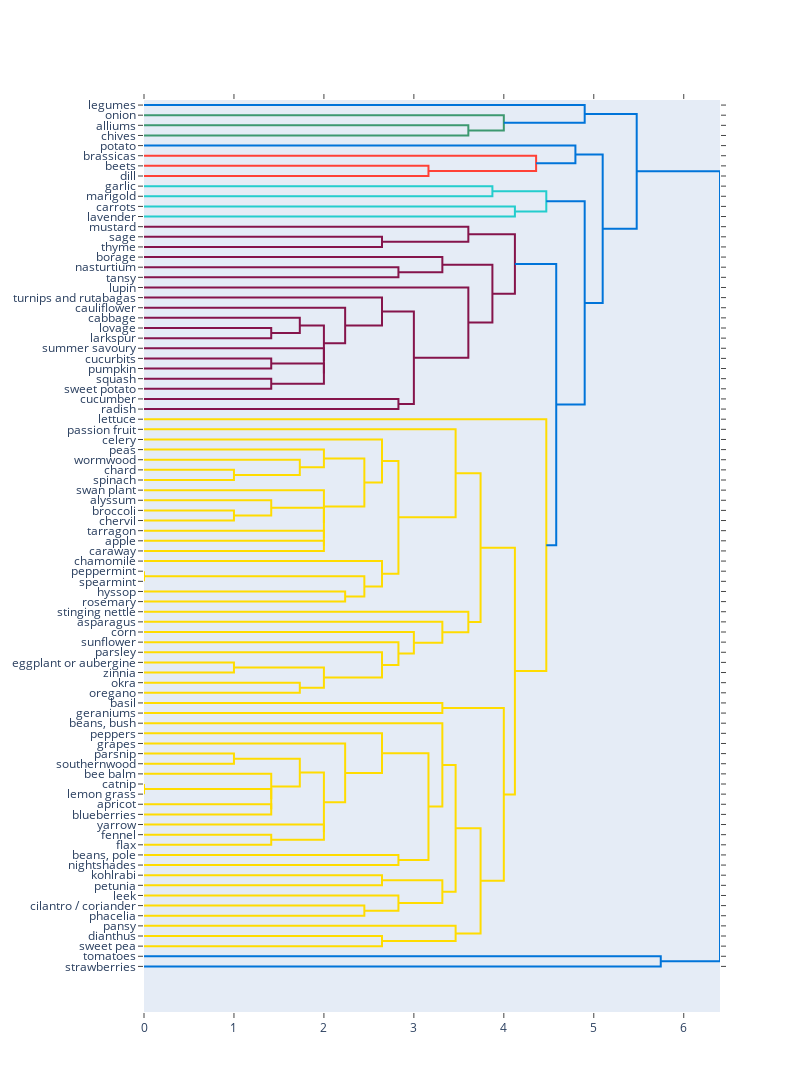

The cell this chart's notebook holds for it:
### Code cell
data = df.values
#linkage_data = linkage(df, method='ward', metric='euclidean')
names = df.index.to_list()

fig = ff.create_dendrogram(df, orientation='left', labels=names)
fig.update_layout(
    width=800, height=1300,
    #margin=dict(b=100)
    )

#fig.update_xaxes(tickvals=df.index.to_list())
fig.show()

### Figure 1 — Plotly figure (JSON) as saved in the notebook; plotly's stock layout.template omitted (floating-point values rounded to 4 significant figures)
{"data": [{"hoverinfo": "text", "marker": {"color": "rgb(61,153,112)"}, "mode": "lines", "type": "scatter", "x": [0, 3.606, 3.606, 0], "xaxis": "x", "y": [-25, -25, -35, -35], "yaxis": "y"}, {"hoverinfo": "text", "marker": {"color": "rgb(61,153,112)"}, "mode": "lines", "type": "scatter", "x": [0, 4, 4, 3.606], "xaxis": "x", "y": [-15, -15, -30, -30], "yaxis": "y"}, {"hoverinfo": "text", "marker": {"color": "rgb(0,116,217)"}, "mode": "lines", "type": "scatter", "x": [0, 4.899, 4.899, 4], "xaxis": "x", "y": [-5, -5, -22.5, -22.5], "yaxis": "y"}, {"hoverinfo": "text", "marker": {"color": "rgb(255,65,54)"}, "mode": "lines", "type": "scatter", "x": [0, 3.162, 3.162, 0], "xaxis": "x", "y": [-65, -65, -75, -75], "yaxis": "y"}, {"hoverinfo": "text", "marker": {"color": "rgb(255,65,54)"}, "mode": "lines", "type": "scatter", "x": [0, 4.359, 4.359, 3.162], "xaxis": "x", "y": [-55, -55, -70, -70], "yaxis": "y"}, {"hoverinfo": "text", "marker": {"color": "rgb(0,116,217)"}, "mode": "lines", "type": "scatter", "x": [0, 4.796, 4.796, 4.359], "xaxis": "x", "y": [-45, -45, -62.5, -62.5], "yaxis": "y"}, {"hoverinfo": "text", "marker": {"color": "rgb(35,205,205)"}, "mode": "lines", "type": "scatter", "x": [0, 3.873, 3.873, 0], "xaxis": "x", "y": [-85, -85, -95, -95], "yaxis": "y"}, {"hoverinfo": "text", "marker": {"color": "rgb(35,205,205)"}, "mode": "lines", "type": "scatter", "x": [0, 4.123, 4.123, 0], "xaxis": "x", "y": [-105, -105, -115, -115], "yaxis": "y"}, {"hoverinfo": "text", "marker": {"color": "rgb(35,205,205)"}, "mode": "lines", "type": "scatter", "x": [3.873, 4.472, 4.472, 4.123], "xaxis": "x", "y": [-90, -90, -110, -110], "yaxis": "y"}, {"hoverinfo": "text", "marker": {"color": "rgb(133,20,75)"}, "mode": "lines", "type": "scatter", "x": [0, 2.646, 2.646, 0], "xaxis": "x", "y": [-135, -135, -145, -145], "yaxis": "y"}, {"hoverinfo": "text", "marker": {"color": "rgb(133,20,75)"}, "mode": "lines", "type": "scatter", "x": [0, 3.606, 3.606, 2.646], "xaxis": "x", "y": [-125, -125, -140, -140], "yaxis": "y"}, {"hoverinfo": "text", "marker": {"color": "rgb(133,20,75)"}, "mode": "lines", "type": "scatter", "x": [0, 2.828, 2.828, 0], "xaxis": "x", "y": [-165, -165, -175, -175], "yaxis": "y"}, {"hoverinfo": "text", "marker": {"color": "rgb(133,20,75)"}, "mode": "lines", "type": "scatter", "x": [0, 3.317, 3.317, 2.828], "xaxis": "x", "y": [-155, -155, -170, -170], "yaxis": "y"}, {"hoverinfo": "text", "marker": {"color": "rgb(133,20,75)"}, "mode": "lines", "type": "scatter", "x": [0, 1.414, 1.414, 0], "xaxis": "x", "y": [-225, -225, -235, -235], "yaxis": "y"}, {"hoverinfo": "text", "marker": {"color": "rgb(133,20,75)"}, "mode": "lines", "type": "scatter", "x": [0, 1.732, 1.732, 1.414], "xaxis": "x", "y": [-215, -215, -230, -230], "yaxis": "y"}, {"hoverinfo": "text", "marker": {"color": "rgb(133,20,75)"}, "mode": "lines", "type": "scatter", "x": [0, 1.414, 1.414, 0], "xaxis": "x", "y": [-255, -255, -265, -265], "yaxis": "y"}, {"hoverinfo": "text", "marker": {"color": "rgb(133,20,75)"}, "mode": "lines", "type": "scatter", "x": [0, 1.414, 1.414, 0], "xaxis": "x", "y": [-275, -275, -285, -285], "yaxis": "y"}, {"hoverinfo": "text", "marker": {"color": "rgb(133,20,75)"}, "mode": "lines", "type": "scatter", "x": [1.414, 2, 2, 1.414], "xaxis": "x", "y": [-260, -260, -280, -280], "yaxis": "y"}, {"hoverinfo": "text", "marker": {"color": "rgb(133,20,75)"}, "mode": "lines", "type": "scatter", "x": [0, 2, 2, 2], "xaxis": "x", "y": [-245, -245, -270, -270], "yaxis": "y"}, {"hoverinfo": "text", "marker": {"color": "rgb(133,20,75)"}, "mode": "lines", "type": "scatter", "x": [1.732, 2, 2, 2], "xaxis": "x", "y": [-222.5, -222.5, -257.5, -257.5], "yaxis": "y"}, {"hoverinfo": "text", "marker": {"color": "rgb(133,20,75)"}, "mode": "lines", "type": "scatter", "x": [0, 2.236, 2.236, 2], "xaxis": "x", "y": [-205, -205, -240, -240], "yaxis": "y"}, {"hoverinfo": "text", "marker": {"color": "rgb(133,20,75)"}, "mode": "lines", "type": "scatter", "x": [0, 2.646, 2.646, 2.236], "xaxis": "x", "y": [-195, -195, -222.5, -222.5], "yaxis": "y"}, {"hoverinfo": "text", "marker": {"color": "rgb(133,20,75)"}, "mode": "lines", "type": "scatter", "x": [0, 2.828, 2.828, 0], "xaxis": "x", "y": [-295, -295, -305, -305], "yaxis": "y"}, {"hoverinfo": "text", "marker": {"color": "rgb(133,20,75)"}, "mode": "lines", "type": "scatter", "x": [2.646, 3, 3, 2.828], "xaxis": "x", "y": [-208.8, -208.8, -300, -300], "yaxis": "y"}, {"hoverinfo": "text", "marker": {"color": "rgb(133,20,75)"}, "mode": "lines", "type": "scatter", "x": [0, 3.606, 3.606, 3], "xaxis": "x", "y": [-185, -185, -254.4, -254.4], "yaxis": "y"}, {"hoverinfo": "text", "marker": {"color": "rgb(133,20,75)"}, "mode": "lines", "type": "scatter", "x": [3.317, 3.873, 3.873, 3.606], "xaxis": "x", "y": [-162.5, -162.5, -219.7, -219.7], "yaxis": "y"}, {"hoverinfo": "text", "marker": {"color": "rgb(133,20,75)"}, "mode": "lines", "type": "scatter", "x": [3.606, 4.123, 4.123, 3.873], "xaxis": "x", "y": [-132.5, -132.5, -191.1, -191.1], "yaxis": "y"}, {"hoverinfo": "text", "marker": {"color": "rgb(255,220,0)"}, "mode": "lines", "type": "scatter", "x": [0, 1, 1, 0], "xaxis": "x", "y": [-365, -365, -375, -375], "yaxis": "y"}, {"hoverinfo": "text", "marker": {"color": "rgb(255,220,0)"}, "mode": "lines", "type": "scatter", "x": [0, 1.732, 1.732, 1], "xaxis": "x", "y": [-355, -355, -370, -370], "yaxis": "y"}, {"hoverinfo": "text", "marker": {"color": "rgb(255,220,0)"}, "mode": "lines", "type": "scatter", "x": [0, 2, 2, 1.732], "xaxis": "x", "y": [-345, -345, -362.5, -362.5], "yaxis": "y"}, {"hoverinfo": "text", "marker": {"color": "rgb(255,220,0)"}, "mode": "lines", "type": "scatter", "x": [0, 1, 1, 0], "xaxis": "x", "y": [-405, -405, -415, -415], "yaxis": "y"}, {"hoverinfo": "text", "marker": {"color": "rgb(255,220,0)"}, "mode": "lines", "type": "scatter", "x": [0, 1.414, 1.414, 1], "xaxis": "x", "y": [-395, -395, -410, -410], "yaxis": "y"}, {"hoverinfo": "text", "marker": {"color": "rgb(255,220,0)"}, "mode": "lines", "type": "scatter", "x": [0, 2, 2, 0], "xaxis": "x", "y": [-435, -435, -445, -445], "yaxis": "y"}, {"hoverinfo": "text", "marker": {"color": "rgb(255,220,0)"}, "mode": "lines", "type": "scatter", "x": [0, 2, 2, 2], "xaxis": "x", "y": [-425, -425, -440, -440], "yaxis": "y"}, {"hoverinfo": "text", "marker": {"color": "rgb(255,220,0)"}, "mode": "lines", "type": "scatter", "x": [1.414, 2, 2, 2], "xaxis": "x", "y": [-402.5, -402.5, -432.5, -432.5], "yaxis": "y"}, {"hoverinfo": "text", "marker": {"color": "rgb(255,220,0)"}, "mode": "lines", "type": "scatter", "x": [0, 2, 2, 2], "xaxis": "x", "y": [-385, -385, -417.5, -417.5], "yaxis": "y"}, {"hoverinfo": "text", "marker": {"color": "rgb(255,220,0)"}, "mode": "lines", "type": "scatter", "x": [2, 2.449, 2.449, 2], "xaxis": "x", "y": [-353.8, -353.8, -401.2, -401.2], "yaxis": "y"}, {"hoverinfo": "text", "marker": {"color": "rgb(255,220,0)"}, "mode": "lines", "type": "scatter", "x": [0, 2.646, 2.646, 2.449], "xaxis": "x", "y": [-335, -335, -377.5, -377.5], "yaxis": "y"}, {"hoverinfo": "text", "marker": {"color": "rgb(255,220,0)"}, "mode": "lines", "type": "scatter", "x": [0, 0, 0, 0], "xaxis": "x", "y": [-465, -465, -475, -475], "yaxis": "y"}, {"hoverinfo": "text", "marker": {"color": "rgb(255,220,0)"}, "mode": "lines", "type": "scatter", "x": [0, 2.236, 2.236, 0], "xaxis": "x", "y": [-485, -485, -495, -495], "yaxis": "y"}, {"hoverinfo": "text", "marker": {"color": "rgb(255,220,0)"}, "mode": "lines", "type": "scatter", "x": [0, 2.449, 2.449, 2.236], "xaxis": "x", "y": [-470, -470, -490, -490], "yaxis": "y"}, {"hoverinfo": "text", "marker": {"color": "rgb(255,220,0)"}, "mode": "lines", "type": "scatter", "x": [0, 2.646, 2.646, 2.449], "xaxis": "x", "y": [-455, -455, -480, -480], "yaxis": "y"}, {"hoverinfo": "text", "marker": {"color": "rgb(255,220,0)"}, "mode": "lines", "type": "scatter", "x": [2.646, 2.828, 2.828, 2.646], "xaxis": "x", "y": [-356.2, -356.2, -467.5, -467.5], "yaxis": "y"}, {"hoverinfo": "text", "marker": {"color": "rgb(255,220,0)"}, "mode": "lines", "type": "scatter", "x": [0, 3.464, 3.464, 2.828], "xaxis": "x", "y": [-325, -325, -411.9, -411.9], "yaxis": "y"}, {"hoverinfo": "text", "marker": {"color": "rgb(255,220,0)"}, "mode": "lines", "type": "scatter", "x": [0, 1, 1, 0], "xaxis": "x", "y": [-555, -555, -565, -565], "yaxis": "y"}, {"hoverinfo": "text", "marker": {"color": "rgb(255,220,0)"}, "mode": "lines", "type": "scatter", "x": [0, 1.732, 1.732, 0], "xaxis": "x", "y": [-575, -575, -585, -585], "yaxis": "y"}, {"hoverinfo": "text", "marker": {"color": "rgb(255,220,0)"}, "mode": "lines", "type": "scatter", "x": [1, 2, 2, 1.732], "xaxis": "x", "y": [-560, -560, -580, -580], "yaxis": "y"}, {"hoverinfo": "text", "marker": {"color": "rgb(255,220,0)"}, "mode": "lines", "type": "scatter", "x": [0, 2.646, 2.646, 2], "xaxis": "x", "y": [-545, -545, -570, -570], "yaxis": "y"}, {"hoverinfo": "text", "marker": {"color": "rgb(255,220,0)"}, "mode": "lines", "type": "scatter", "x": [0, 2.828, 2.828, 2.646], "xaxis": "x", "y": [-535, -535, -557.5, -557.5], "yaxis": "y"}, {"hoverinfo": "text", "marker": {"color": "rgb(255,220,0)"}, "mode": "lines", "type": "scatter", "x": [0, 3, 3, 2.828], "xaxis": "x", "y": [-525, -525, -546.2, -546.2], "yaxis": "y"}, {"hoverinfo": "text", "marker": {"color": "rgb(255,220,0)"}, "mode": "lines", "type": "scatter", "x": [0, 3.317, 3.317, 3], "xaxis": "x", "y": [-515, -515, -535.6, -535.6], "yaxis": "y"}, {"hoverinfo": "text", "marker": {"color": "rgb(255,220,0)"}, "mode": "lines", "type": "scatter", "x": [0, 3.606, 3.606, 3.317], "xaxis": "x", "y": [-505, -505, -525.3, -525.3], "yaxis": "y"}, {"hoverinfo": "text", "marker": {"color": "rgb(255,220,0)"}, "mode": "lines", "type": "scatter", "x": [3.464, 3.742, 3.742, 3.606], "xaxis": "x", "y": [-368.4, -368.4, -515.2, -515.2], "yaxis": "y"}, {"hoverinfo": "text", "marker": {"color": "rgb(255,220,0)"}, "mode": "lines", "type": "scatter", "x": [0, 3.317, 3.317, 0], "xaxis": "x", "y": [-595, -595, -605, -605], "yaxis": "y"}, {"hoverinfo": "text", "marker": {"color": "rgb(255,220,0)"}, "mode": "lines", "type": "scatter", "x": [0, 1, 1, 0], "xaxis": "x", "y": [-645, -645, -655, -655], "yaxis": "y"}, {"hoverinfo": "text", "marker": {"color": "rgb(255,220,0)"}, "mode": "lines", "type": "scatter", "x": [0, 0, 0, 0], "xaxis": "x", "y": [-675, -675, -685, -685], "yaxis": "y"}, {"hoverinfo": "text", "marker": {"color": "rgb(255,220,0)"}, "mode": "lines", "type": "scatter", "x": [0, 1.414, 1.414, 0], "xaxis": "x", "y": [-695, -695, -705, -705], "yaxis": "y"}, {"hoverinfo": "text", "marker": {"color": "rgb(255,220,0)"}, "mode": "lines", "type": "scatter", "x": [0, 1.414, 1.414, 1.414], "xaxis": "x", "y": [-680, -680, -700, -700], "yaxis": "y"}, {"hoverinfo": "text", "marker": {"color": "rgb(255,220,0)"}, "mode": "lines", "type": "scatter", "x": [0, 1.414, 1.414, 1.414], "xaxis": "x", "y": [-665, -665, -690, -690], "yaxis": "y"}, {"hoverinfo": "text", "marker": {"color": "rgb(255,220,0)"}, "mode": "lines", "type": "scatter", "x": [1, 1.732, 1.732, 1.414], "xaxis": "x", "y": [-650, -650, -677.5, -677.5], "yaxis": "y"}, {"hoverinfo": "text", "marker": {"color": "rgb(255,220,0)"}, "mode": "lines", "type": "scatter", "x": [0, 1.414, 1.414, 0], "xaxis": "x", "y": [-725, -725, -735, -735], "yaxis": "y"}, {"hoverinfo": "text", "marker": {"color": "rgb(255,220,0)"}, "mode": "lines", "type": "scatter", "x": [0, 2, 2, 1.414], "xaxis": "x", "y": [-715, -715, -730, -730], "yaxis": "y"}, {"hoverinfo": "text", "marker": {"color": "rgb(255,220,0)"}, "mode": "lines", "type": "scatter", "x": [1.732, 2, 2, 2], "xaxis": "x", "y": [-663.8, -663.8, -722.5, -722.5], "yaxis": "y"}, {"hoverinfo": "text", "marker": {"color": "rgb(255,220,0)"}, "mode": "lines", "type": "scatter", "x": [0, 2.236, 2.236, 2], "xaxis": "x", "y": [-635, -635, -693.1, -693.1], "yaxis": "y"}, {"hoverinfo": "text", "marker": {"color": "rgb(255,220,0)"}, "mode": "lines", "type": "scatter", "x": [0, 2.646, 2.646, 2.236], "xaxis": "x", "y": [-625, -625, -664.1, -664.1], "yaxis": "y"}, {"hoverinfo": "text", "marker": {"color": "rgb(255,220,0)"}, "mode": "lines", "type": "scatter", "x": [0, 2.828, 2.828, 0], "xaxis": "x", "y": [-745, -745, -755, -755], "yaxis": "y"}, {"hoverinfo": "text", "marker": {"color": "rgb(255,220,0)"}, "mode": "lines", "type": "scatter", "x": [2.646, 3.162, 3.162, 2.828], "xaxis": "x", "y": [-644.5, -644.5, -750, -750], "yaxis": "y"}, {"hoverinfo": "text", "marker": {"color": "rgb(255,220,0)"}, "mode": "lines", "type": "scatter", "x": [0, 3.317, 3.317, 3.162], "xaxis": "x", "y": [-615, -615, -697.3, -697.3], "yaxis": "y"}, {"hoverinfo": "text", "marker": {"color": "rgb(255,220,0)"}, "mode": "lines", "type": "scatter", "x": [0, 2.646, 2.646, 0], "xaxis": "x", "y": [-765, -765, -775, -775], "yaxis": "y"}, {"hoverinfo": "text", "marker": {"color": "rgb(255,220,0)"}, "mode": "lines", "type": "scatter", "x": [0, 2.449, 2.449, 0], "xaxis": "x", "y": [-795, -795, -805, -805], "yaxis": "y"}, {"hoverinfo": "text", "marker": {"color": "rgb(255,220,0)"}, "mode": "lines", "type": "scatter", "x": [0, 2.828, 2.828, 2.449], "xaxis": "x", "y": [-785, -785, -800, -800], "yaxis": "y"}, {"hoverinfo": "text", "marker": {"color": "rgb(255,220,0)"}, "mode": "lines", "type": "scatter", "x": [2.646, 3.317, 3.317, 2.828], "xaxis": "x", "y": [-770, -770, -792.5, -792.5], "yaxis": "y"}, {"hoverinfo": "text", "marker": {"color": "rgb(255,220,0)"}, "mode": "lines", "type": "scatter", "x": [3.317, 3.464, 3.464, 3.317], "xaxis": "x", "y": [-656.1, -656.1, -781.2, -781.2], "yaxis": "y"}, {"hoverinfo": "text", "marker": {"color": "rgb(255,220,0)"}, "mode": "lines", "type": "scatter", "x": [0, 2.646, 2.646, 0], "xaxis": "x", "y": [-825, -825, -835, -835], "yaxis": "y"}, {"hoverinfo": "text", "marker": {"color": "rgb(255,220,0)"}, "mode": "lines", "type": "scatter", "x": [0, 3.464, 3.464, 2.646], "xaxis": "x", "y": [-815, -815, -830, -830], "yaxis": "y"}, {"hoverinfo": "text", "marker": {"color": "rgb(255,220,0)"}, "mode": "lines", "type": "scatter", "x": [3.464, 3.742, 3.742, 3.464], "xaxis": "x", "y": [-718.7, -718.7, -822.5, -822.5], "yaxis": "y"}, {"hoverinfo": "text", "marker": {"color": "rgb(255,220,0)"}, "mode": "lines", "type": "scatter", "x": [3.317, 4, 4, 3.742], "xaxis": "x", "y": [-600, -600, -770.6, -770.6], "yaxis": "y"}, {"hoverinfo": "text", "marker": {"color": "rgb(255,220,0)"}, "mode": "lines", "type": "scatter", "x": [3.742, 4.123, 4.123, 4], "xaxis": "x", "y": [-441.8, -441.8, -685.3, -685.3], "yaxis": "y"}, {"hoverinfo": "text", "marker": {"color": "rgb(255,220,0)"}, "mode": "lines", "type": "scatter", "x": [0, 4.472, 4.472, 4.123], "xaxis": "x", "y": [-315, -315, -563.5, -563.5], "yaxis": "y"}, {"hoverinfo": "text", "marker": {"color": "rgb(0,116,217)"}, "mode": "lines", "type": "scatter", "x": [4.123, 4.583, 4.583, 4.472], "xaxis": "x", "y": [-161.8, -161.8, -439.3, -439.3], "yaxis": "y"}, {"hoverinfo": "text", "marker": {"color": "rgb(0,116,217)"}, "mode": "lines", "type": "scatter", "x": [4.472, 4.899, 4.899, 4.583], "xaxis": "x", "y": [-100, -100, -300.5, -300.5], "yaxis": "y"}, {"hoverinfo": "text", "marker": {"color": "rgb(0,116,217)"}, "mode": "lines", "type": "scatter", "x": [4.796, 5.099, 5.099, 4.899], "xaxis": "x", "y": [-53.75, -53.75, -200.3, -200.3], "yaxis": "y"}, {"hoverinfo": "text", "marker": {"color": "rgb(0,116,217)"}, "mode": "lines", "type": "scatter", "x": [4.899, 5.477, 5.477, 5.099], "xaxis": "x", "y": [-13.75, -13.75, -127.0, -127.0], "yaxis": "y"}, {"hoverinfo": "text", "marker": {"color": "rgb(0,116,217)"}, "mode": "lines", "type": "scatter", "x": [0, 5.745, 5.745, 0], "xaxis": "x", "y": [-845, -845, -855, -855], "yaxis": "y"}, {"hoverinfo": "text", "marker": {"color": "rgb(0,116,217)"}, "mode": "lines", "type": "scatter", "x": [5.477, 6.403, 6.403, 5.745], "xaxis": "x", "y": [-70.38, -70.38, -850, -850], "yaxis": "y"}], "layout": {"autosize": false, "height": 1300, "hovermode": "closest", "showlegend": false, "width": 800, "xaxis": {"mirror": "allticks", "rangemode": "tozero", "showgrid": false, "showline": true, "showticklabels": true, "ticks": "outside", "type": "linear", "zeroline": false}, "yaxis": {"mirror": "allticks", "rangemode": "tozero", "showgrid": false, "showline": true, "showticklabels": true, "tickmode": "array", "ticks": "outside", "ticktext": ["legumes", "onion", "alliums", "chives", "potato", "brassicas", "beets", "dill", "garlic", "marigold", "carrots", "lavender", "mustard", "sage", "thyme", "borage", "nasturtium", "tansy", "lupin", "turnips and rutabagas", "cauliflower", "cabbage", "lovage", "larkspur", "summer savoury", "cucurbits", "pumpkin", "squash", "sweet potato", "cucumber", "radish", "lettuce", "passion fruit", "celery", "peas", "wormwood", "chard", "spinach", "swan plant", "alyssum", "broccoli", "chervil", "tarragon", "apple", "caraway", "chamomile", "peppermint", "spearmint", "hyssop", "rosemary", "stinging nettle", "asparagus", "corn", "sunflower", "parsley", "eggplant or aubergine", "zinnia", "okra", "oregano", "basil", "geraniums", "beans, bush", "peppers", "grapes", "parsnip", "southernwood", "bee balm", "catnip", "lemon grass", "apricot", "blueberries", "yarrow", "fennel", "flax", "beans, pole", "nightshades", "kohlrabi", "petunia", "leek", "cilantro / coriander", "phacelia", "pansy", "dianthus", "sweet pea", "tomatoes", "strawberries"], "tickvals": [-5, -15, -25, -35, -45, -55, -65, -75, -85, -95, -105, -115, -125, -135, -145, -155, -165, -175, -185, -195, -205, -215, -225, -235, -245, -255, -265, -275, -285, -295, -305, -315, -325, -335, -345, -355, -365, -375, -385, -395, -405, -415, -425, -435, -445, -455, -465, -475, -485, -495, -505, -515, -525, -535, -545, -555, -565, -575, -585, -595, -605, -615, -625, -635, -645, -655, -665, -675, -685, -695, -705, -715, -725, -735, -745, -755, -765, -775, -785, -795, -805, -815, -825, -835, -845, -855], "type": "linear", "zeroline": false}}}
